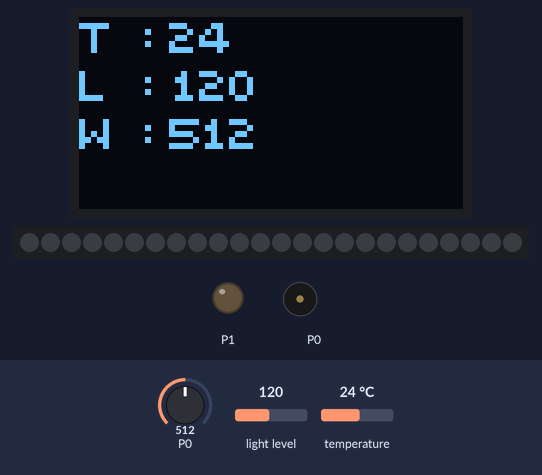
Recording of a program running on a simulated BBC micro:bit (MakeCode). On the bench: 128×64 one-colour display, 24 RGB LEDs in strip order, left to right, output pins drawn as LEDs (lit = HIGH), buzzer (waves = sounding). The test bench sets the inputs (shaded band); at power-on: light level 120, P0 = 512, temperature 24 °C (analog values on the 0–1023 scale). Dim RGB values are drawn brighter than linear.

Above: at 1.2 s.
1.3 s: light level set to 103
At 3.7 s:
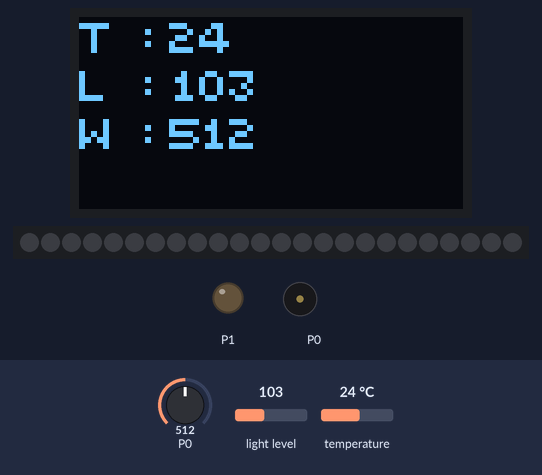
4.6 s: light level set to 98
At 6.42 s:
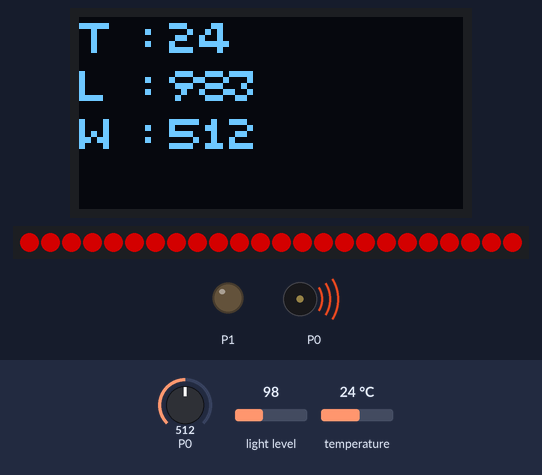
6.7 s: light level set to 128
At 8.3 s:
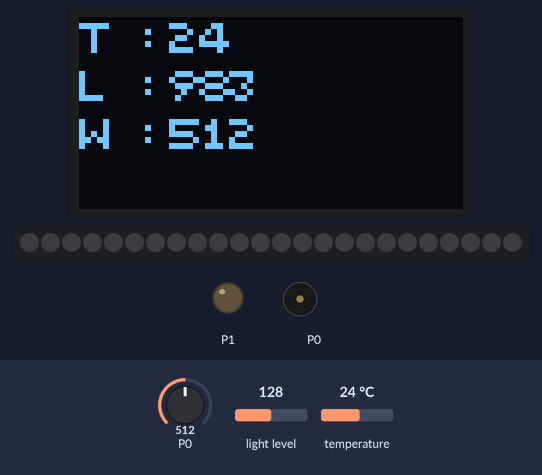
10.7 s: P0 set to 270
At 13.4 s:
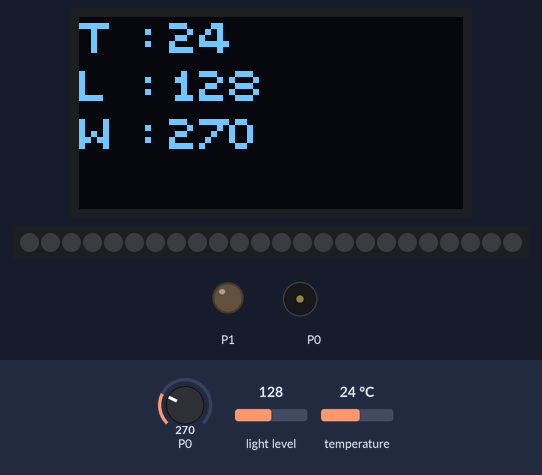
13.7 s: P0 set to 245
At 14.9 s:
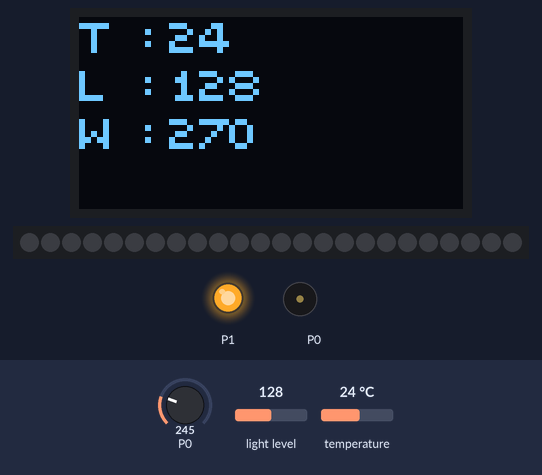
16.8 s: temperature set to 12 °C
At 18.7 s:
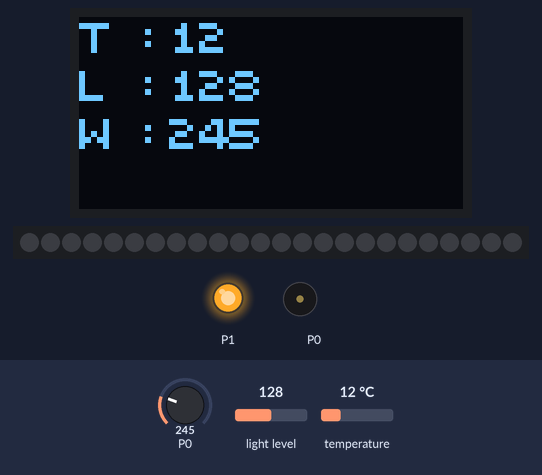
Timing chart, 0 to 25.2 s (numbered marks = the images above; inputs shaded):
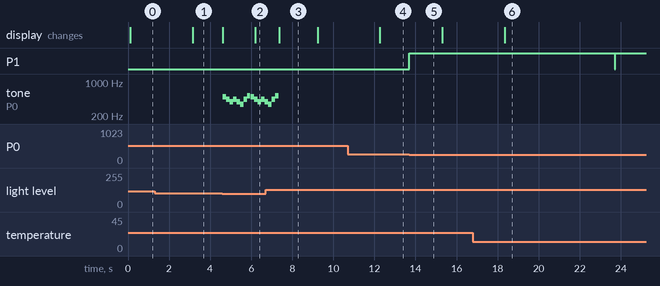

Measured:
- the behaviour switches between 101 and 100 on light level (found by bisection; images 1 and 2)
- the behaviour switches between 261 and 260 on P0 (found by bisection; images 4 and 5)
- after the input at 1.3 s, the display: changes after 1.9 s (image 1)
- after the input at 4.6 s, tone on P0: plays 494 Hz for 0.17 s, 440 Hz for 0.17 s, 392 Hz for 0.17 s, 440 Hz for 0.17 s, 392 Hz for 0.17 s, 349 Hz for 0.17 s … (13 notes in this stretch), starting at once
- after the input at 6.7 s, tone on P0: goes on until 7.3 s, then stays silent
- after the input at 10.7 s, the display: changes after 1.6 s (image 4)
- after the input at 13.7 s, P1: LOW → HIGH at once
- after the input at 16.8 s, the display: changes after 1.5 s (image 6)

The program:

main.ts
```typescript
// 1.빛 밝기가 100 이하일때, 음악 나오면서 네오픽셀 켜지기 (100)
//
// 2. 토양수분센서 p0의 값이 260 이상일때, 수중센서 p1 10초간 작동하기
//
// 3. 현재 빛,온도,밝기, 토양수분센서의 값이 OLED에 출력되게 하기
//
// + 3초간격으로 출력
//
// 예시 ) T : _____
//
// L : _____
//
// W : _____
//
// led 12864
let strip = neopixel.create(DigitalPin.P5, 24, NeoPixelMode.RGB)
strip.showColor(neopixel.colors(NeoPixelColors.Black))
OLED12864_I2C.init(60)
basic.forever(function () {
    if (input.lightLevel() <= 100) {
        strip.showColor(neopixel.colors(NeoPixelColors.Red))
        music.play(music.stringPlayable("B A G A G F A C5 ", 360), music.PlaybackMode.UntilDone)
    } else {
        strip.showColor(neopixel.colors(NeoPixelColors.Black))
    }
    if (pins.analogReadPin(AnalogReadWritePin.P0) <= 260) {
        // 시작하자마자 P1을 켜고, 10초 뒤에 끕니다.
        pins.digitalWritePin(DigitalPin.P1, 1)
        basic.pause(10000)
        pins.digitalWritePin(DigitalPin.P1, 0)
    }
})
basic.forever(function () {
    OLED12864_I2C.showString(
    0,
    0,
    "T :",
    1
    )
    OLED12864_I2C.showNumber(
    3,
    0,
    input.temperature(),
    1
    )
    OLED12864_I2C.showString(
    0,
    1,
    "L : ",
    1
    )
    OLED12864_I2C.showNumber(
    3,
    1,
    input.lightLevel(),
    1
    )
    OLED12864_I2C.showString(
    0,
    2,
    "W : ",
    1
    )
    OLED12864_I2C.showNumber(
    3,
    2,
    pins.analogReadPin(AnalogPin.P0),
    1
    )
    basic.pause(3000)
})
```

test.ts
```typescript
// 테스트는 여기로 이동합니다; 이 패키지가 확장으로 사용될 때 컴파일되지 않을 것 입니다.
```
